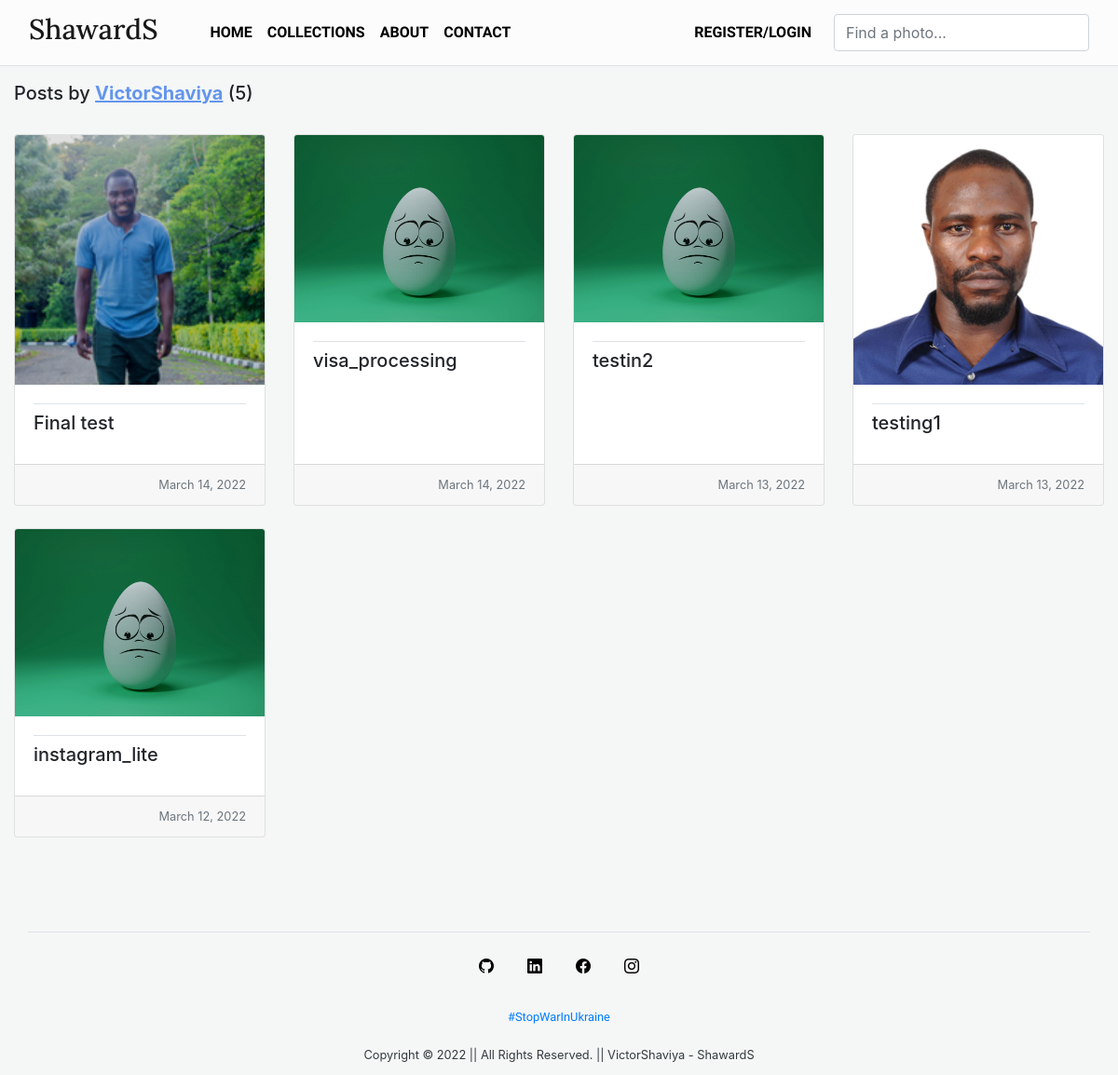
Page /user/VictorShaviya/ on the earlier database version.
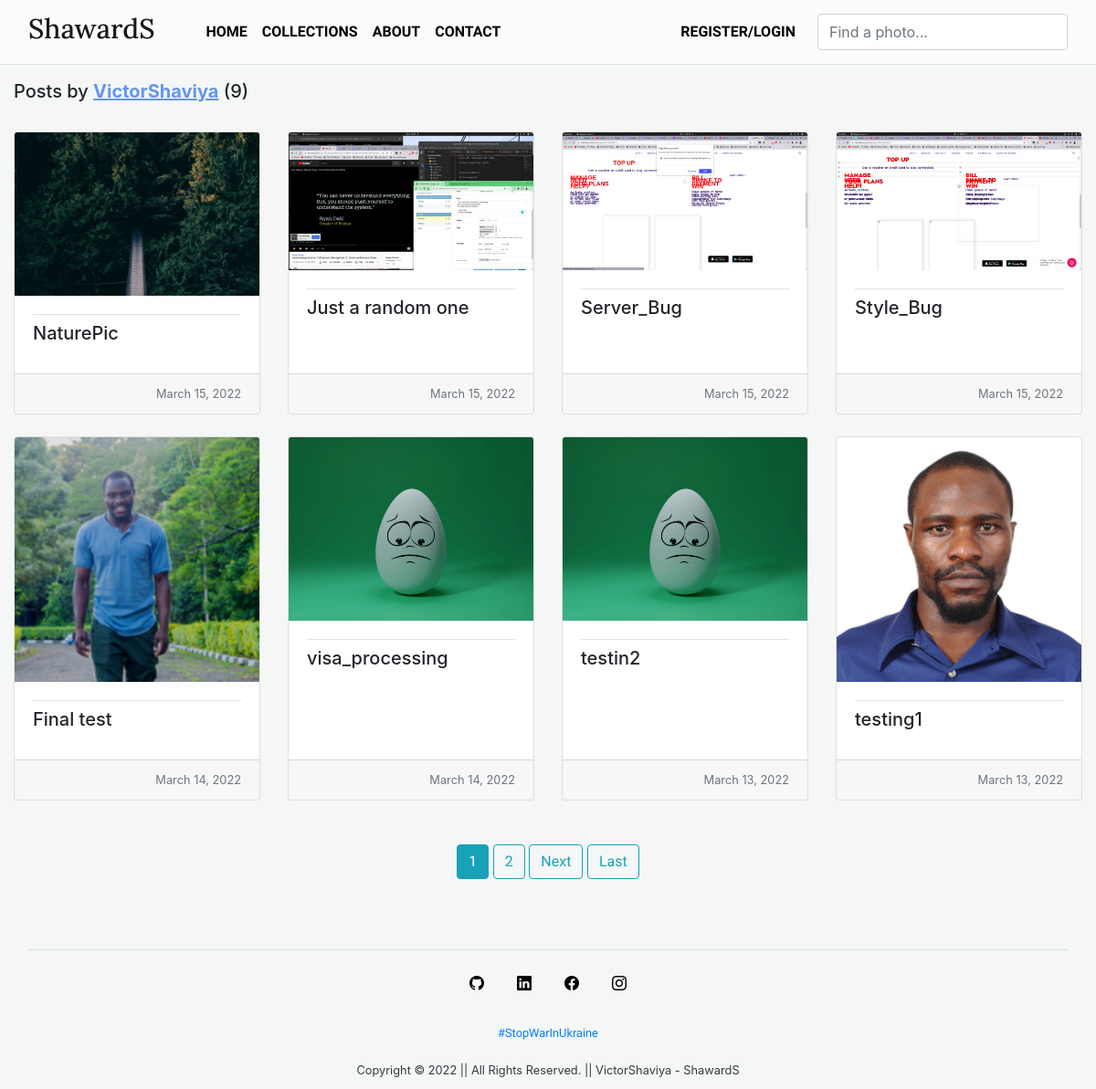
Same page on the later database version.
### blog/models.py (models this page shows, shortened)
class Post(models.Model) :
  project_name = models.CharField(max_length=50)
  date_posted = models.DateTimeField(default=timezone.now)
  author = models.ForeignKey(User, on_delete=models.CASCADE)
  image = models.ImageField(upload_to='posts/')
  class Meta :
    ordering = ['-date_posted']

### blog/views.py (the view)
# urls.py: path('user/<str:username>/', UserPostListView.as_view(), name='user_posts'),
class UserPostListView(ListView) :
  model = Post
  template_name = 'blog/user_posts.html'
  context_object_name = 'posts'
  paginate_by = 8
  def get_queryset(self) :
    user = get_object_or_404(User, username=self.kwargs.get('username'))
    return Post.objects.filter(author=user).order_by('-date_posted')

### blog/templates/blog/user_posts.html (shortened to what this page needs)
{% extends 'blog/base.html' %}
{% block content %}
<h5 class="mb-2 mt-2">
  Posts by <strong style="color: cornflowerblue; text-decoration: underline;">{{ view.kwargs.username }}</strong> ({{ page_obj.paginator.count }})
</h5>
<div class="row row-cols-1 row-cols-md-3 g-4">
  {% for post in posts %}
    <div class="col-md-3 mt-4">
      <div class="card h-100">
        <a href="{% url 'post-detail' post.id %}">
          <img src="{{ post.image.url }}" class="card-img-top" alt="{{ post.project_name }}">
        </a>
        <div class="card-body">
          <h5 class="card-title border-top pt-2">{{ post.project_name }}</h5>
        </div>
        <div class="card-footer">
          <small class="text-muted" style="float: right;">{{ post.date_posted|date:'F d, Y' }}</small>
        </div>
      </div>
    </div>
  {% endfor %}
</div>
  <div class="content-section container mt-5">
    <div class="row">
      <div class="col-center-box mx-auto">
        {% if is_paginated %}
        {% for num in page_obj.paginator.page_range %}
          {% if page_obj.number == num %}
            <a href="?page={{ num }}" class="btn btn-info mb-4">
              {{ num }}
            </a>
          {% elif num > page_obj.number|add:'-3' and num < page_obj.number|add:'3' %}
            <a href="?page={{ num }}" class="btn btn-outline-info mb-4">
            {{ num }}
            </a>
          {% endif %}
        {% endfor %}
        {% if page_obj.has_next %}
          <a href="?page={{ page_obj.next_page_number }}" class="btn btn-outline-info mb-4">Next</a>
          <a href="?page={{ page_obj.paginator.num_pages }}" class="btn btn-outline-info mb-4">Last</a>
        {% endif %}
        {% endif %}
      </div>
    </div>
  </div>
{% endblock content %}

### blog/templates/blog/base.html (shortened to what this page needs)
{% load static %}
<!DOCTYPE html>
<html>
  <head>
    <link rel="stylesheet" href="https://maxcdn.bootstrapcdn.com/bootstrap/4.0.0/css/bootstrap.min.css">
    <link rel="stylesheet" href="https://cdn.jsdelivr.net/npm/bootstrap-icons@1.8.1/font/bootstrap-icons.css">
    <link rel="stylesheet" type="text/css" href="{% static 'blog/main.css' %}">
  </head>
  <body>
    {% block header %}
    <header class="site-header">
      <nav class="navbar navbar-expand-md navbar-light bg-steel fixed-top border-bottom">
        <div class="container-fluid">
          <a class="navbar-brand mr-5" href="{% url 'blog-home' %}">
            <h6 class="logo">
              ShawardS
            </h6>
          </a>
          <div class="collapse navbar-collapse" id="navbarToggle">
            <div class="navbar-nav mr-auto font-weight-bold">
              <a class="nav-item nav-link" href="{% url 'blog-home' %}">
                HOME
              </a>
              <a class="nav-item nav-link" href="{% url 'blog-collection' %}">
                COLLECTIONS
              </a>
              <a class="nav-item nav-link" href="{% url 'blog-about' %}">
                ABOUT
              </a>
              <a class="nav-item nav-link" href="{% url 'blog-contact' %}">
                CONTACT
              </a>
            </div>
            <div class="navbar-nav font-weight-bold">
              {% if user.is_authenticated %}
              <a class="nav-item nav-link mr-3" href="{% url 'post-create' %}">SUBMIT YOUR SITE!</a>
              {%   else%}
              <a class="nav-item nav-link mr-3" href="{% url 'login' %}">REGISTER/LOGIN</a>
              {% endif %}
              <form class="d-flex">
                <input class="form-control me-2" type="search" placeholder="Find a photo..." aria-label="Search">
              </form>
            </div>
          </div>
        </div>
      </nav>
    </header>
    {% endblock %}
    <main role="main" class="container-fluid">
      <div class="row">
        <div class="col-md-12">
          {% block content %}
          {% endblock %}
        </div>
      </div>
    </main>
    {% block footer %}
      <footer class="mt-5">
        <div class="container bottom text-center border-top">
          <div class="mt-2em">
            <div class="row d-flex justify-content-center icons">
              <a href="https://github.com/ShaviyaVictor" target="_blank">
                <i class="bi bi-github futa"></i>
              </a>
              <a href="https://www.linkedin.com/in/victor-shaviya-532ab0110/" target="_blank">
                <i class="bi bi-linkedin futa"></i>
              </a>
              <a href="https://www.facebook.com/afroignite.house" target="_blank">
                <i class="bi bi-facebook futa"></i>
              </a>
              <a href="https://www.instagram.com/ignition_reads/" target="_blank">
                <i class="bi bi-instagram futa"></i>
              </a>
            </div>
          </div>
          <small>
            <a class="nav-link active" aria-current="page" href="https://rejelea.herokuapp.com/" target="_blank">
              #StopWarInUkraine
            </a>
          </small>
          <h6 class="small text-dark mt-3">
            Copyright &copy; 2022 || All Rights Reserved. ||  VictorShaviya - ShawardS
          </h6>
        </div>
      </footer>
    {% endblock %}
  </body>
</html>

### blog/static/blog/main.css (style rules this page uses)
body { background: #F4F7F6; margin-top: 5rem; }
h1, h2, h3, h4, h5, h6 { font-family: 'Old Standard TT', }
a, button { font-family: 'Marcellus', serif; }
.logo { font-size: 1.5em; font-family: 'Lora', serif; }
.site-header .navbar-nav .nav-link { color: #000; }
.site-header .navbar { background-color: #FCFCFC; }
footer { width: 100%; padding: 0.3em; }
.mt-2em { margin: 1.5em 0em 1.5em 0em !important; }
.icons { display: inline !important; }
.futa { margin: 1em; color: #000 !important; font-size: 1em; }
a { text-decoration: none; }

Differences in the rows shown:
no longer on this page (row unchanged): Post: image (placeholder picture), project_name "instagram_lite", date_posted "March 12, 2022"
added Post: image (picture), project_name "NaturePic", date_posted "March 15, 2022"
added Post: image (picture), project_name "Just a random one", date_posted "March 15, 2022"
added Post: image (picture), project_name "Server_Bug", date_posted "March 15, 2022"
added Post: image (picture), project_name "Style_Bug", date_posted "March 15, 2022"
Other differences:
{{ page_obj.paginator.count }}: "5" → "9"
new list line: "1"
new list line: "2"
text now shown: "Next Last"
